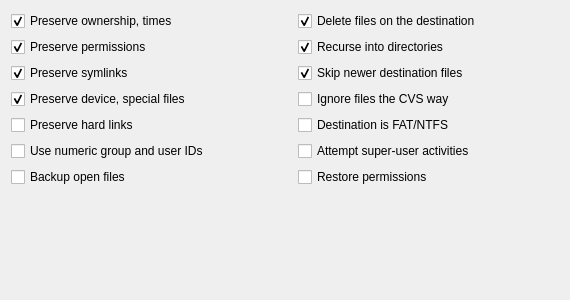
             <widget class="QWidget" name="options_templates">
              <property name="geometry">
               <rect>
                <x>0</x>
                <y>0</y>
                <width>570</width>
                <height>300</height>
               </rect>
              </property>
              <attribute name="label">
               <string>Templates</string>
              </attribute>
              <layout class="QGridLayout" name="gridLayout_10">
               <item row="0" column="0">
                <widget class="QCheckBox" name="checkBox_ownership">
                 <property name="sizePolicy">
                  <sizepolicy hsizetype="Minimum" vsizetype="Minimum">
                   <horstretch>0</horstretch>
                   <verstretch>0</verstretch>
                  </sizepolicy>
                 </property>
                 <property name="minimumSize">
                  <size>
                   <width>0</width>
                   <height>0</height>
                  </size>
                 </property>
                 <property name="font">
                  <font>
                   <weight>50</weight>
                   <bold>false</bold>
                  </font>
                 </property>
                 <property name="cursor">
                  <cursorShape>PointingHandCursor</cursorShape>
                 </property>
                 <property name="toolTip">
                  <string>Preserve the owner (super user only), group &amp; time stamp of files
(-tgo)</string>
                 </property>
                 <property name="text">
                  <string>Preserve ownership, times</string>
                 </property>
                 <property name="checked">
                  <bool>true</bool>
                 </property>
                </widget>
               </item>
               <item row="0" column="2">
                <widget class="QCheckBox" name="checkBox_deleteAfter">
                 <property name="sizePolicy">
                  <sizepolicy hsizetype="Minimum" vsizetype="Minimum">
                   <horstretch>0</horstretch>
                   <verstretch>0</verstretch>
                  </sizepolicy>
                 </property>
                 <property name="minimumSize">
                  <size>
                   <width>0</width>
                   <height>0</height>
                  </size>
                 </property>
                 <property name="font">
                  <font>
                   <weight>50</weight>
                   <bold>false</bold>
                  </font>
                 </property>
                 <property name="cursor">
                  <cursorShape>PointingHandCursor</cursorShape>
                 </property>
                 <property name="toolTip">
                  <string>Delete files on the destination that don't exist on the source
. &quot;Recurse into directories&quot; has to be selected 
(--delete-after &amp; --delete-excluded if &quot;Exclude&quot; is used)</string>
                 </property>
                 <property name="text">
                  <string>Delete files on the destination</string>
                 </property>
                 <property name="checked">
                  <bool>true</bool>
                 </property>
                </widget>
               </item>
               <item row="1" column="0">
                <widget class="QCheckBox" name="checkBox_permissions">
                 <property name="sizePolicy">
                  <sizepolicy hsizetype="Minimum" vsizetype="Minimum">
                   <horstretch>0</horstretch>
                   <verstretch>0</verstretch>
                  </sizepolicy>
                 </property>
                 <property name="font">
                  <font>
                   <weight>50</weight>
                   <bold>false</bold>
                  </font>
                 </property>
                 <property name="cursor">
                  <cursorShape>PointingHandCursor</cursorShape>
                 </property>
                 <property name="toolTip">
                  <string>Preserve permissions of files
(-p)</string>
                 </property>
                 <property name="text">
                  <string>Preserve permissions</string>
                 </property>
                 <property name="checked">
                  <bool>true</bool>
                 </property>
                </widget>
               </item>
               <item row="1" column="2">
                <widget class="QCheckBox" name="checkBox_recurse">
                 <property name="sizePolicy">
                  <sizepolicy hsizetype="Minimum" vsizetype="Minimum">
                   <horstretch>0</horstretch>
                   <verstretch>0</verstretch>
                  </sizepolicy>
                 </property>
                 <property name="font">
                  <font>
                   <weight>50</weight>
                   <bold>false</bold>
                  </font>
                 </property>
                 <property name="cursor">
                  <cursorShape>PointingHandCursor</cursorShape>
                 </property>
                 <property name="toolTip">
                  <string>Recurse into directories 
(-r)</string>
                 </property>
                 <property name="text">
                  <string>Recurse into directories</string>
                 </property>
                 <property name="checked">
                  <bool>true</bool>
                 </property>
                </widget>
               </item>
               <item row="2" column="0">
                <widget class="QCheckBox" name="checkBox_symlinks">
                 <property name="sizePolicy">
                  <sizepolicy hsizetype="Minimum" vsizetype="Minimum">
                   <horstretch>0</horstretch>
                   <verstretch>0</verstretch>
                  </sizepolicy>
                 </property>
                 <property name="font">
                  <font>
                   <weight>50</weight>
                   <bold>false</bold>
                  </font>
                 </property>
                 <property name="cursor">
                  <cursorShape>PointingHandCursor</cursorShape>
                 </property>
                 <property name="toolTip">
                  <string>Copy symlinks as symlinks
(-l)</string>
                 </property>
                 <property name="text">
                  <string>Preserve symlinks</string>
                 </property>
                 <property name="checked">
                  <bool>true</bool>
                 </property>
                </widget>
               </item>
               <item row="2" column="2">
                <widget class="QCheckBox" name="checkBox_update">
                 <property name="sizePolicy">
                  <sizepolicy hsizetype="Minimum" vsizetype="Minimum">
                   <horstretch>0</horstretch>
                   <verstretch>0</verstretch>
                  </sizepolicy>
                 </property>
                 <property name="font">
                  <font>
                   <weight>50</weight>
                   <bold>false</bold>
                  </font>
                 </property>
                 <property name="cursor">
                  <cursorShape>PointingHandCursor</cursorShape>
                 </property>
                 <property name="toolTip">
                  <string>Do not backup source files that are newer on the destination 
(--update)</string>
                 </property>
                 <property name="text">
                  <string>Skip newer destination files</string>
                 </property>
                 <property name="checked">
                  <bool>true</bool>
                 </property>
                </widget>
               </item>
               <item row="3" column="0">
                <widget class="QCheckBox" name="checkBox_devices">
                 <property name="sizePolicy">
                  <sizepolicy hsizetype="Minimum" vsizetype="Minimum">
                   <horstretch>0</horstretch>
                   <verstretch>0</verstretch>
                  </sizepolicy>
                 </property>
                 <property name="minimumSize">
                  <size>
                   <width>0</width>
                   <height>0</height>
                  </size>
                 </property>
                 <property name="font">
                  <font>
                   <weight>50</weight>
                   <bold>false</bold>
                  </font>
                 </property>
                 <property name="cursor">
                  <cursorShape>PointingHandCursor</cursorShape>
                 </property>
                 <property name="toolTip">
                  <string>Copy device (super user only)  &amp; special files as they are
(-D)</string>
                 </property>
                 <property name="text">
                  <string>Preserve device, special files</string>
                 </property>
                 <property name="checked">
                  <bool>true</bool>
                 </property>
                </widget>
               </item>
               <item row="3" column="2">
                <widget class="QCheckBox" name="checkBox_cvs">
                 <property name="sizePolicy">
                  <sizepolicy hsizetype="Minimum" vsizetype="Minimum">
                   <horstretch>0</horstretch>
                   <verstretch>0</verstretch>
                  </sizepolicy>
                 </property>
                 <property name="font">
                  <font>
                   <weight>50</weight>
                   <bold>false</bold>
                  </font>
                 </property>
                 <property name="cursor">
                  <cursorShape>PointingHandCursor</cursorShape>
                 </property>
                 <property name="toolTip">
                  <string>Ignore files using a similar algorithm to CVS 
(-C)</string>
                 </property>
                 <property name="text">
                  <string>Ignore files the CVS way</string>
                 </property>
                </widget>
               </item>
               <item row="4" column="0">
                <widget class="QCheckBox" name="checkBox_hardLinks">
                 <property name="sizePolicy">
                  <sizepolicy hsizetype="Minimum" vsizetype="Minimum">
                   <horstretch>0</horstretch>
                   <verstretch>0</verstretch>
                  </sizepolicy>
                 </property>
                 <property name="font">
                  <font>
                   <weight>50</weight>
                   <bold>false</bold>
                  </font>
                 </property>
                 <property name="cursor">
                  <cursorShape>PointingHandCursor</cursorShape>
                 </property>
                 <property name="toolTip">
                  <string>Files that are hard-linked together on the source will hard-link together on the destination
WARNING: All files have to be included in the transfer set !!
(-H)</string>
                 </property>
                 <property name="text">
                  <string>Preserve hard links</string>
                 </property>
                </widget>
               </item>
               <item row="4" column="2">
                <widget class="QCheckBox" name="checkBox_FATntfs">
                 <property name="sizePolicy">
                  <sizepolicy hsizetype="Minimum" vsizetype="Minimum">
                   <horstretch>0</horstretch>
                   <verstretch>0</verstretch>
                  </sizepolicy>
                 </property>
                 <property name="font">
                  <font>
                   <weight>50</weight>
                   <bold>false</bold>
                  </font>
                 </property>
                 <property name="cursor">
                  <cursorShape>PointingHandCursor</cursorShape>
                 </property>
                 <property name="toolTip">
                  <string>Check this is you use a FAT/NTFS partition as destination.
Data ownership and permissions will NOT be preserved.
(-t --modify-window=1)</string>
                 </property>
                 <property name="text">
                  <string>Destination is FAT/NTFS</string>
                 </property>
                </widget>
               </item>
               <item row="5" column="0">
                <widget class="QCheckBox" name="checkBox_numericIDs">
                 <property name="sizePolicy">
                  <sizepolicy hsizetype="Minimum" vsizetype="Minimum">
                   <horstretch>0</horstretch>
                   <verstretch>0</verstretch>
                  </sizepolicy>
                 </property>
                 <property name="font">
                  <font>
                   <weight>50</weight>
                   <bold>false</bold>
                  </font>
                 </property>
                 <property name="cursor">
                  <cursorShape>PointingHandCursor</cursorShape>
                 </property>
                 <property name="toolTip">
                  <string>With this option rsync will transfer numeric group and user IDs
rather than using user and group names
and mapping them at both ends.
(--numeric-ids)</string>
                 </property>
                 <property name="text">
                  <string>Use numeric group and user IDs</string>
                 </property>
                </widget>
               </item>
               <item row="5" column="2">
                <widget class="QCheckBox" name="checkBox_super">
                 <property name="sizePolicy">
                  <sizepolicy hsizetype="Minimum" vsizetype="Minimum">
                   <horstretch>0</horstretch>
                   <verstretch>0</verstretch>
                  </sizepolicy>
                 </property>
                 <property name="font">
                  <font>
                   <weight>50</weight>
                   <bold>false</bold>
                  </font>
                 </property>
                 <property name="cursor">
                  <cursorShape>PointingHandCursor</cursorShape>
                 </property>
                 <property name="toolTip">
                  <string>This tells the receiving side to attempt super-user activities
even if the receiving rsync wasn’t run by the super-user.
These activities include:
preserving users via the --owner option
preserving all groups (not just the current user’s groups) via the --groups option
and copying devices via the --devices option.
(--super)</string>
                 </property>
                 <property name="text">
                  <string>Attempt super-user activities</string>
                 </property>
                </widget>
               </item>
               <item row="6" column="0">
                <widget class="QCheckBox" name="checkBox_vss">
                 <property name="sizePolicy">
                  <sizepolicy hsizetype="Minimum" vsizetype="Minimum">
                   <horstretch>0</horstretch>
                   <verstretch>0</verstretch>
                  </sizepolicy>
                 </property>
                 <property name="font">
                  <font>
                   <weight>50</weight>
                   <bold>false</bold>
                  </font>
                 </property>
                 <property name="cursor">
                  <cursorShape>PointingHandCursor</cursorShape>
                 </property>
                 <property name="toolTip">
                  <string>Try to backup open files in windows systems using vss (Only works on windows 2003 and upper)
(--vss)</string>
                 </property>
                 <property name="text">
                  <string>Backup open files</string>
                 </property>
                 <property name="checked">
                  <bool>false</bool>
                 </property>
                </widget>
               </item>
               <item row="6" column="2">
                <widget class="QCheckBox" name="checkBox_restorent">
                 <property name="sizePolicy">
                  <sizepolicy hsizetype="Minimum" vsizetype="Minimum">
                   <horstretch>0</horstretch>
                   <verstretch>0</verstretch>
                  </sizepolicy>
                 </property>
                 <property name="font">
                  <font>
                   <weight>50</weight>
                   <bold>false</bold>
                  </font>
                 </property>
                 <property name="cursor">
                  <cursorShape>PointingHandCursor</cursorShape>
                 </property>
                 <property name="toolTip">
                  <string>Restore backed-up windows permissions which are located in the NTFS Security Descriptor Stream 
(--restore-nt-streams)</string>
                 </property>
                 <property name="text">
                  <string>Restore permissions</string>
                 </property>
                </widget>
               </item>
               <item row="7" column="1">
                <spacer name="verticalSpacer_3">
                 <property name="orientation">
                  <enum>Qt::Vertical</enum>
                 </property>
                 <property name="sizeHint" stdset="0">
                  <size>
                   <width>20</width>
                   <height>40</height>
                  </size>
                 </property>
                </spacer>
               </item>
              </layout>
             </widget>
